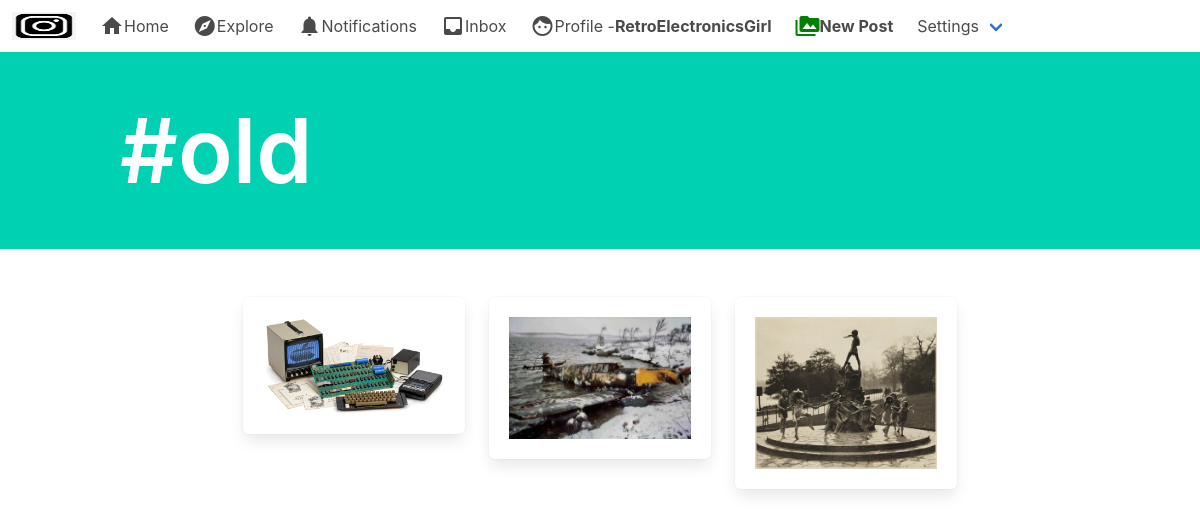
The page /post/tag/old (signed in) on the database its author committed.
### post/models.py (models this page shows, shortened)
class Tag(models.Model):
    title = models.CharField(max_length=75, verbose_name='Tag')
    slug = models.SlugField(null=False, unique=True)
    class Meta:
        verbose_name = 'Tag'
        verbose_name_plural = 'Tags'

class Post(models.Model):
    id = models.UUIDField(primary_key=True, default=uuid.uuid4, editable=False)
    picture = models.ImageField(upload_to=user_directory_path, verbose_name='Picture', null=False)
    caption = models.TextField(max_length=1500, verbose_name='Caption')
    posted = models.DateTimeField(auto_now_add=True)
    tags = models.ManyToManyField(Tag, related_name='tags')
    user = models.ForeignKey(User, on_delete=models.CASCADE)
    likes = models.IntegerField(default=0)
    def get_absolute_url(self):
        return reverse('postdetails', args=[str(self.id)])

### post/views.py (the view)
# urls.py: path('tag/<slug:tag_slug>', tags, name='tags'),
@login_required
def tags(request, tag_slug):
    tag = get_object_or_404(Tag, slug=tag_slug)
    posts = Post.objects.filter(tags=tag).order_by('-posted')
    template = loader.get_template('tag.html')
    context = {
        'posts': posts,
        'tag': tag,
    }
    return HttpResponse(template.render(context, request))

### notebook/templates/tag.html
{% extends 'base.html' %}
{% load static %}
{% block banner %}
<section class="hero is-primary">
<div class="hero-body">
    <div class="container">
        <h1 style="font-size: 90px" class="title">
            #{{ tag.title }}
        </h1>
    </div>
</div>
</section>
{% endblock %}
{% block content %}
<div class="columns is-mobile is-multiline is-centered">
    {% for post in posts %}
    <div class="column is-one-quarter">
        <div class="box">
            <figure class="image is-256x256">
                <a href="{{ post.get_absolute_url }}"><img src="{{ post.picture.url }}" alt="Image"></a>
            </figure>
        </div>
    </div>
    {% endfor %}
</div>
{% endblock %}

### notebook/templates/base.html (shortened to what this page needs)
{% load static %}
<!DOCTYPE html>
<html>
    <head>
        <link rel="stylesheet" href="{% static 'css/bulma.min.css' %}">
        <link rel="stylesheet" href="{% static 'css/style.css' %}">
    </head>
    <body>
        <nav class="navbar" role="navigation" aria-label="main navigation">
            <div class="navbar-brand">
                <a class="navbar-item" href="https://bulma.io">
                    <img src="{% static 'img/instagram_black.png' %}" width="64" height="64">
                </a>
            </div>
            <div id="navbarBasicExample" class="navbar-menu">
                <div class="navbar-start">
                    <a href="{% url 'index' %}" class="navbar-item">
                        <span class="material-icons">home</span>
                        Home
                    </a>
                    <a class="navbar-item">
                        <span class="material-icons">explore</span>
                        Explore
                    </a>
                    <a class="navbar-item">
                        <span class="material-icons">notifications</span>
                        Notifications
                    </a>
                    <a class="navbar-item">
                        <span class="material-icons">inbox</span>
                        Inbox
                    </a>
                    <a href="{% url 'profile' request.user %}" class="navbar-item">
                        <span class="material-icons">face</span>
                        Profile - <strong>{{ request.user }}</strong>
                    </a>
                    <a href="{% url 'newpost' %}" class="navbar-item">
                        <span style="color: green;" class="material-icons">perm_media</span>
                        <strong>New Post</strong>
                    </a>
                    <div class="navbar-item has-dropdown is-hoverable">
                        <a class="navbar-link">
                            Settings
                        </a>
                    </div>
                </div>
            </div>
        </nav>
        {% block banner %}
        {% endblock %}
    <section class="section">
        <div class="container">
            {% block content %}
            {% endblock %}
        </div>
    </section>
    </body>
</html>

### rows shown on the page
Tag: title "old"
Post: picture (picture)
Post: picture (picture)
Post: picture (picture)

### other values the page prints
{{ request.user }} "RetroElectronicsGirl"
